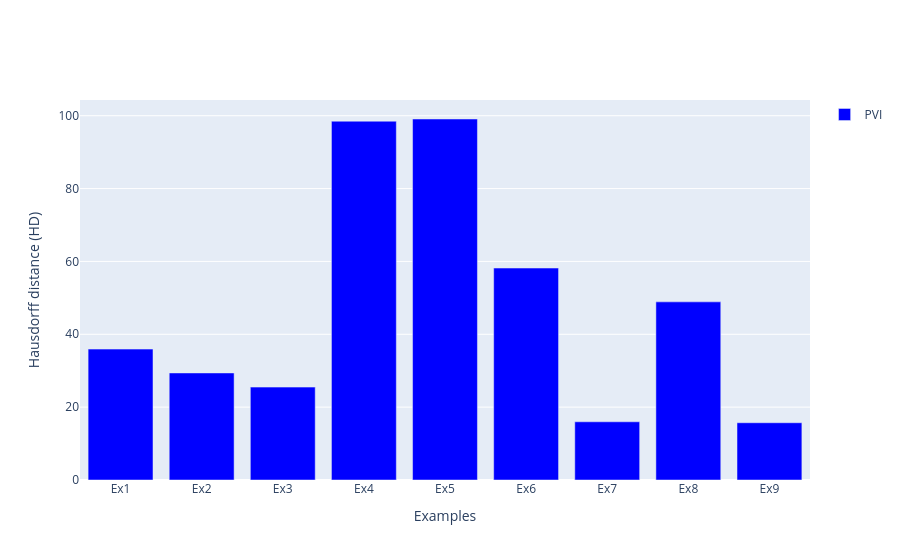

This figure's notebook cell:
### Markdown cell above
## Plot with all points (not only valid points)

### Code cell
import plotly.graph_objects as go

months = ['Ex1', 'Ex2', 'Ex3', 'Ex4', 'Ex5', 'Ex6',
          'Ex7', 'Ex8', 'Ex9']

fig = go.Figure()

fig.add_trace(go.Bar(
    x=months,
    y=[35.93, 29.39, 25.50, 98.50, 99.10, 58.18, 15.98, 48.90, 15.72],
    name='PVI',
    marker_color='blue'
))

fig.update_layout(
    barmode='group',
    xaxis_title="Examples",
    yaxis_title="Hausdorff distance (HD)",
    showlegend=True
)


# plt.savefig('./hd_PVI.png')
fig.show()

### Figure 1 — Plotly figure (JSON) as saved in the notebook; plotly's stock layout.template omitted (floating-point values rounded to 4 significant figures)
{"data": [{"marker": {"color": "blue"}, "name": "PVI", "type": "bar", "x": ["Ex1", "Ex2", "Ex3", "Ex4", "Ex5", "Ex6", "Ex7", "Ex8", "Ex9"], "y": [35.93, 29.39, 25.5, 98.5, 99.1, 58.18, 15.98, 48.9, 15.72]}], "layout": {"barmode": "group", "showlegend": true, "xaxis": {"title": {"text": "Examples"}}, "yaxis": {"title": {"text": "Hausdorff distance (HD)"}}}}
